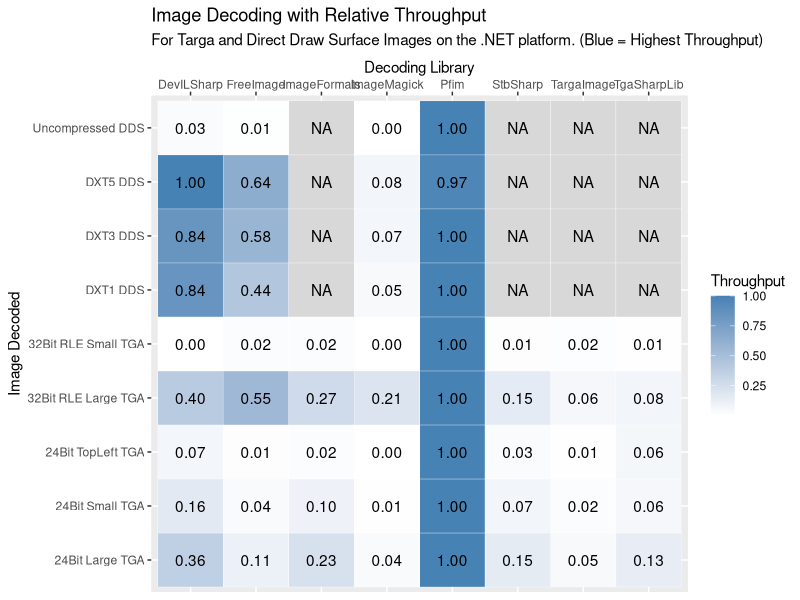

Write the R code that produced this figure.
library(tidyverse)
library(readr)

# Combine the targa and dds benchmarks into a single data frame
df <- rbind(read_csv("TargaBenchmark-report.csv"), read_csv("DdsBenchmark-report.csv"))

# Since the payload names are not entirely display friendly, convert them
# into a more presentable form
payload_name <- Vectorize(function(payload) {
  switch(payload,
         "true-24-large.tga" = "24Bit Large TGA",
         "true-24.tga" = "24Bit Small TGA",
         "true-32-rle-large.tga" = "32Bit RLE Large TGA",
         "true-32-rle.tga" = "32Bit RLE Small TGA",
         "rgb24_top_left.tga" = "24Bit TopLeft TGA",
         "32-bit-uncompressed.dds" = "Uncompressed DDS",
         "dxt1-simple.dds" = "DXT1 DDS",
         "dxt3-simple.dds" = "DXT3 DDS",
         "dxt5-simple.dds" = "DXT5 DDS")
})

# For each image, group all the contestants together and compute the relative
# throughput for each one by taking their median time to decode and dividing
# it by the fastest median in the group.
df <- df %>% mutate(Payload = payload_name(Payload)) %>%
  group_by(Payload) %>%
  mutate(Relative = min(Median) / Median) %>%
  ungroup() %>%
  select(Method, Payload, Relative) %>%
  complete(Method, Payload)

ggplot(df, aes(Method, Payload)) +
  geom_tile(aes(fill = Relative), color = "white") +
  scale_x_discrete(position = "top") +
  scale_fill_gradient(name = "Throughput", low = "white", high = "steelblue", na.value = "#D8D8D8") +
  xlab("Decoding Library") +
  ylab("Image Decoded") +
  geom_text(aes(label = ifelse(is.na(Relative), "NA", format(round(Relative, 2), digits = 3)))) +
  ggtitle("Image Decoding with Relative Throughput",
          subtitle = "For Targa and Direct Draw Surface Images on the .NET platform. (Blue = Highest Throughput)")
